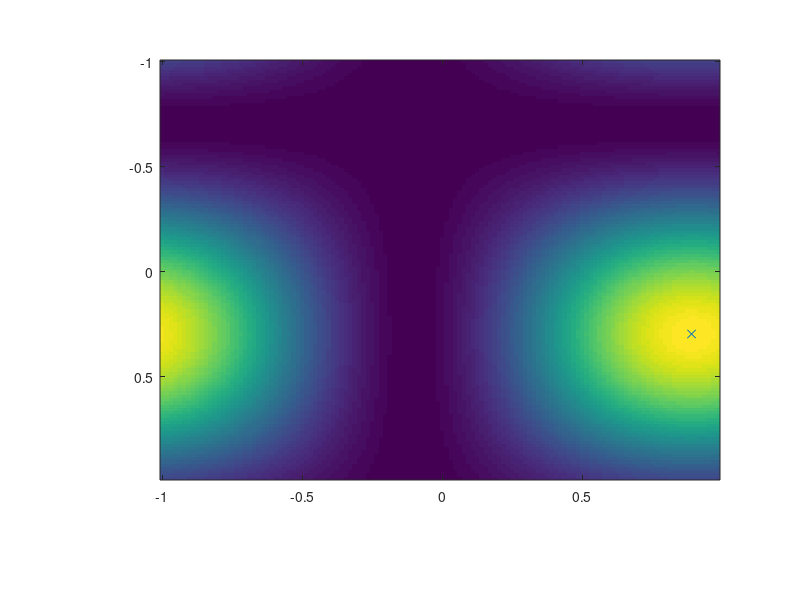

Write the MATLAB code that produced this figure. (Note: this script raises an error after producing the figure.)
clc;
clearvars;
close all;
N_x = 2; % Number of antennas in the x-direction
N_y = 2; % Number of antennas in the y-direction
N = N_x * N_y; % Number of antennas
DFT_x_real = exp(-1i / N_x * 2 * pi * (0 : N_x - 1).' * (0 : N_x - 1));
DFT_y_real = exp(-1i / N_y * 2 * pi * (0 : N_y - 1).' * (0 : N_y - 1));
DFT = kron(DFT_y_real, DFT_x_real); % Generation of the 2D-DFT matrix
%% True electrical angles
rng(14)
psi_x = -rand % Elesctrical angle \psi_x in the x direction
psi_y = -rand % Elesctrical angle \psi_y in the y direction
SV_x = exp(1i * pi * (0 : N_x - 1).' * psi_x);
SV_y = exp(1i * pi * (0 : N_y - 1).' * psi_y);
SV = kron(SV_y, SV_x); % Calculate the steering vector
N_snapshot = 64; % Number of snapshots for each discrete bin, i.e., T_x and T_y in (25)
Spectrum = zeros(N_snapshot * N_x, N_snapshot * N_y); % Fine-resolution angle spectrum
p = zeros(N_snapshot, N_snapshot); % Output gain of the coarse-resolution angle spectrum
%% Find the optimal configuration of the input layer
for ii = 1 : N_snapshot
    for jj = 1 : N_snapshot
        text_x = (ii - 1) / N_snapshot;
        text_y = (jj - 1) / N_snapshot;
        offset_x = exp(-1i / N_x * 2 * pi * (0 : N_x - 1).' * text_x);
        offset_y = exp(-1i / N_y * 2 * pi * (0 : N_y - 1).' * text_y);
        offset = kron(offset_y, offset_x); % Transmission coefficients of the input layer
        output = DFT * diag(offset) * SV; % DFT in the digital domain
        p(ii, jj) = max(abs(output));
        spectrum_coarse = reshape(output, N_x, N_y); % Coarse-resolution spectrum in the ii-th slot of the jj-th block
        Spectrum(ii : N_snapshot : N_snapshot * N_x, jj : N_snapshot : N_snapshot * N_y) = spectrum_coarse;
    end
end
Spectrum = Spectrum.';
p_peak = max(max(p)); % The peak of the angle spectrum
[row, column] = find(p == p_peak); % The index corresponding to the peak
offset_x = exp(-1i * 2 * pi / N_x * (0 : N_x - 1).' * (row - 1) / N_snapshot);
offset_y = exp(-1i * 2 * pi / N_y * (0 : N_y - 1).' * (column - 1) / N_snapshot);
offset = kron(offset_y, offset_x); % Transmission coefficients of the input layer
output = DFT * diag(offset) * SV; % DFT in the digital domain
%% Estimated electrical angles
[~, index] = max(abs(output));
y_index = ceil(index / N_x);
x_index = mod(index - 1, N_x) + 1;
psi_x_est = mod(((x_index - 1) / N_x + (row - 1) / N_snapshot /N_x) * 2 + 1, 2) - 1 % Estimated elesctrical angle \psi_x in the x direction
psi_y_est = mod(((y_index - 1) / N_y + (column - 1) / N_snapshot / N_y) * 2 + 1, 2) - 1 % Estimated elesctrical angle \psi_y in the y direction
%% Plot the angle specturm
xx_set = -1 : 2 / (N_snapshot * N_x) : 1 - 2 / (N_snapshot * N_x);
yy_set = -1 : 2 / (N_snapshot * N_y) : 1 - 2 / (N_snapshot * N_y);
figure;
Spectrum_gain = abs(Spectrum) .^ 2 / N ^ 2;
set(gca, 'Position', [0.2 0.2 0.7 0.7]);
imagesc(xx_set, yy_set, Spectrum_gain);
Spectrum_gain_peak = max(max(Spectrum_gain));
[row, column] = find(Spectrum_gain == Spectrum_gain_peak);
hold on
cross = scatter(xx_set(column), yy_set(row), 'x');
cross.SizeData = 100;
cross.LineWidth = 2.5;
cross.MarkerEdgeColor = 'r';
xlabel('\psi_x')
ylabel('\psi_y')
colorbar
colormap parula
set(gca, 'fontsize', 18);